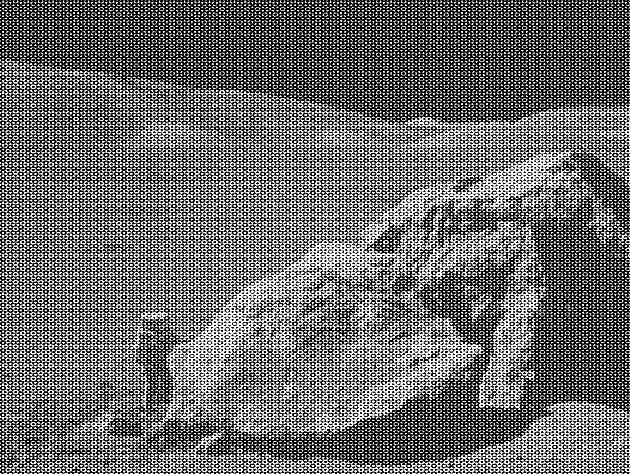
#> input picture images/moonlanding.png, 630 x 474 px, found by its file name
$ jupyter execute --allow-errors 09ex_numerical.ipynb   (shell and % lines are left out)
#> lines starting #> are read from the running program, lines starting #| are printed output that depends on the picture
[cell 1]
import pandas as pd
import numpy as np
from numpy import random

import matplotlib.pyplot as plt
from matplotlib.ticker import MultipleLocator

from scipy import optimize
from scipy.integrate import odeint
from scipy import fftpack

1\. **2D minimization of a six-hump camelback function**

$$f(x,y) = \left(4-2.1x^2+\frac{x^4}{3} \right) x^2 +xy + (4y^2 -4)y^2$$

has multiple global and local minima.

- Find the global minima of this function
- How many global minima are there, and what is the function value at those points?
- What happens for an initial guess of $(x, y) = (0, 0)$?

Hints:

* Variables can be restricted to $-2 < x < 2$ and $-1 < y < 1$.
* Use `numpy.meshgrid()` and `pylab.imshow()` to find visually the regions.
* Use `scipy.optimize.minimize()`, optionally trying its optional arguments.

[cell 2]
def f(xy):
    x = xy[0]
    y = xy[1]
    return (4 - 2.1*x**2 + (x**4)/3)*x**2 + x*y + (4*y**2 - 4)*y**2

[cell 3]
x = np.linspace(-2, 2, 100)
y = np.linspace(-1, 1, 100)

X, Y = np.meshgrid(x, y) # it creates 2 matrices, one with the values of X as rows and one with the values of y as columns
XY = [X, Y]
Z = f(XY)

plt.figure(figsize=(8, 6))
plt.pcolor(X, Y, Z)
plt.colorbar()
plt.show()
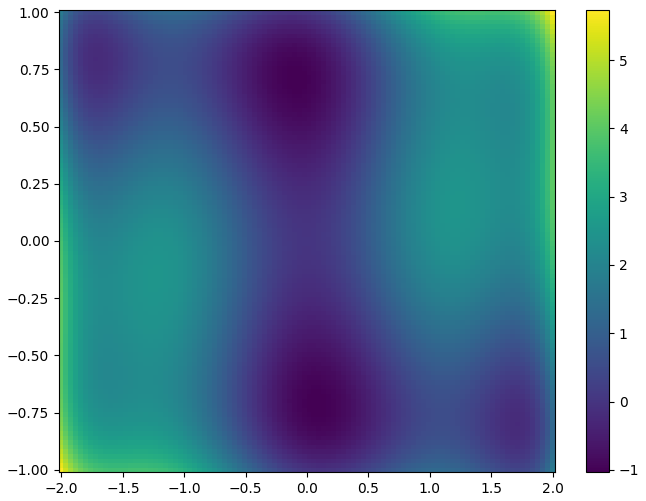
#> figure drawn by matplotlib, 2 panels

[cell 4]
xy_start = [[0,0.75], [0,-0.75], [-2, 0.75], [2, -0.75]]

for i in xy_start:
    minima = optimize.minimize(f, i)
    print("(x_min, y_min) :", minima.x, "for which f(x_min, y_min)=", minima.fun)

2\. **Non-linear ODE: the damped pendulum**

The equation of the motion that a pendulum makes with respect to the angle $\theta$ with the vertical is given by:

$$\frac{d^2\theta}{dt^2} = -\frac{1}{Q} \frac{d\theta}{dt} + \sin\theta + d \cos\Omega t$$

where $t$ is time, $Q$ is the damping factor, $d$ is the forcing amplitude, and $\Omega$ is the driving frequency of the forcing.

This second order ODE needs to be written as two coupled first order ODEs defining a new variable $\omega \equiv d\theta/dt$:

$$\frac{d\theta}{dt} = \omega$$
$$\frac{d\omega}{dt} = -\frac{1}{Q}\,\omega + \sin\theta + d \cos\Omega t$$

Consider the initial conditions $\theta_0 = \omega_0 = 0$, and $Q = 2.0$, $d = 1.5$, and $\omega = 0.65$.

 - Solve the ODE with `odeint` over a pariod of 200 time steps
 - Create two plots, one of $\theta$ as a function of the time, and $\omega$ as a function of the time
 - **Optional**: determine if there is a set of parameters for which the motion is chaotic.

[cell 5]
# costant settings
Q = 2.0
d = 1.5
Omega = 0.65

[cell 6]
# definition of the derivative function

def derivative(theta, time, Q, d, Omega):
    return(theta[1], -theta[1]/Q + np.sin(theta[0]) + d*np.cos(Omega*time))

t = np.linspace(0, 70, 200)
theta_init = (0, 0)
theta = odeint(derivative, theta_init, t, args=(Q, d, Omega))

[cell 7]
# plot of theta and omega as functions of time

fig, (ax, axdot) = plt.subplots(nrows=1, ncols=2, figsize=(15, 5))

ax.plot(t, theta[:, 0])
ax.set_xlabel('t')
ax.set_ylabel('theta')
ax.set_title('Evolution of theta as a function of time')

axdot.plot(t, theta[:, 1])
axdot.set_xlabel('t')
axdot.set_ylabel('omega')
axdot.set_title('Evolution of $\omega(t)$ as a function of time')
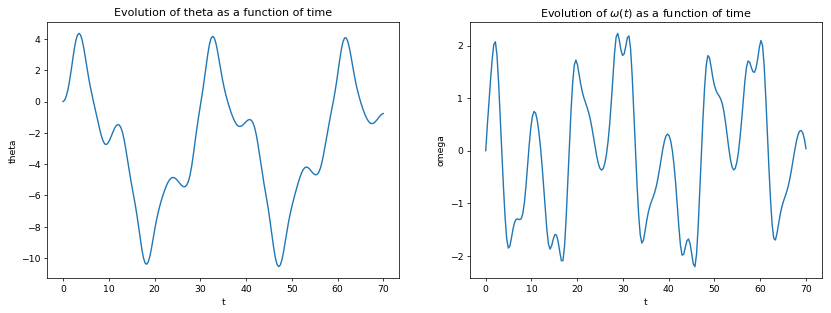
#> figure drawn by matplotlib, 2 panels; panel 1: curve peaks at x = 3.52, y = 4.36; panel 2: curve peaks at x = 28.84, y = 2.23

3\. **FFT of a simple dataset**

Perform a periodicity analysis on the lynxs-hares population, i.e. determine what is the period of the population of these animals.

The dataset is the one dowloaded at the beginning of Lecture 06:

 - `!wget https://www.dropbox.com/s/ebe1cnyd2gm836a/populations.txt -P data/`

#> (a cell that did not finish here is left out)

[cell 9]
fig, ax = plt.subplots(figsize=(8, 6))

#> (the rest of this cell did not finish here and is left out)

#> (a cell that did not finish here is left out)

#> (a cell that did not finish here is left out)

4\. **FFT of an image**

Write a filter that removes the periodic noise from the `moonlanding.png` image by using a 2-dimensional FFT.

* Import the image as a 2D numpy array using `plt.imread("images/moonlanding.png")`. Examine the image with `plt.imshow()`, which is heavily contaminated with periodic noise.
* Check the documentation of the `scipy.fftpack` package, and find the method that performs a 2D FFT. Plot the spectrum (Fourier transform of) the image. **Hint**: use `LogNorm` to plot the colors in log scale:
```Python
from matplotlib.colors import LogNorm
plt.imshow(image, norm=LogNorm(vmin=5))
```
* Inspect the spectrum, and try to locate the regions of the power spectrum that contain the signal and those which contain the periodic noise. Use array slicing to set the noise regions to zero.
* Apply the inverse Fourier transform to plot the resulting image.

[cell 12]
from matplotlib.colors import LogNorm

plt.figure(figsize=(10,6))
noisy_png = plt.imread("moonlanding.png")
#> noisy_png is the input picture: shape (474, 630) float32; min 0, max 1, mean 0.424
plt.imshow(noisy_png)
plt.title('Noisy image')

[cell 13]
from matplotlib.colors import LogNorm

# fourier transform of the image and shift of the zero frequency at the center of the spectrum
png_fft = fftpack.fftshift(fftpack.fft2(noisy_png))
amplitude = abs(png_fft)

plt.figure(figsize=(9,5))
plt.imshow(amplitude, norm=LogNorm(vmin=5))
plt.colorbar()
plt.title('Shifted fourier transformed of the noisy image')
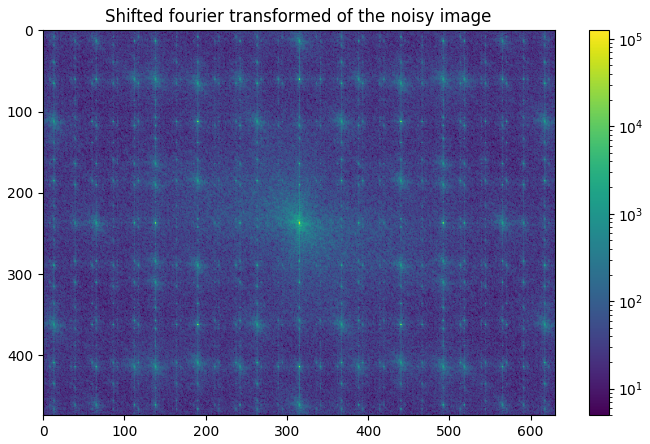
#> figure drawn by matplotlib, 2 panels

[cell 14]
deltaX = 35
deltaY = 45
png_fft2 = png_fft.copy()

# setting to zero all the periodic noise outside the center region
png_fft2[0:237-deltaX, :] = 0
png_fft2[237+deltaX:474, :] = 0
png_fft2[:, 0:315-deltaY] = 0
png_fft2[:, 315+deltaY:630] = 0

plt.figure(figsize=(9,5))
plt.imshow(abs(png_fft2), norm=LogNorm(vmin=5))
plt.colorbar()
plt.title('Fourier transformed cleaned from the periodic noise')
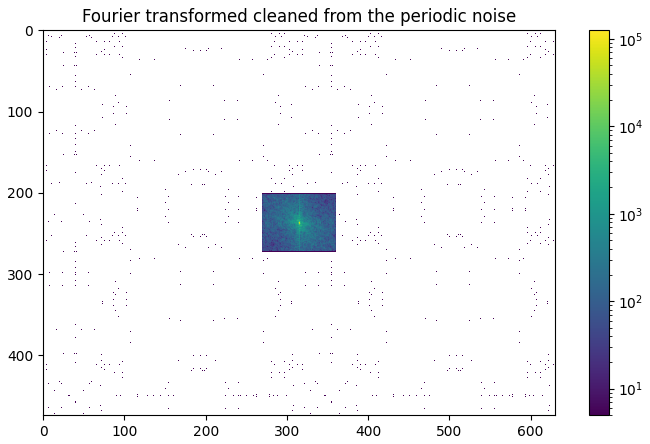
#> figure drawn by matplotlib, 2 panels

[cell 15]
# Inverse fourier transform to obtain the corrected image
filtered_image = fftpack.ifft2((png_fft2))

plt.figure(figsize=(9,5))
plt.imshow(abs(filtered_image))
plt.colorbar()
plt.title('Original image without the periodic noise')
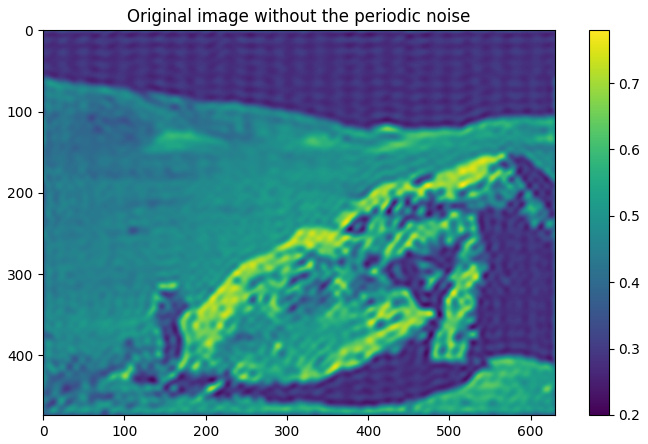
#> figure drawn by matplotlib, 2 panels
